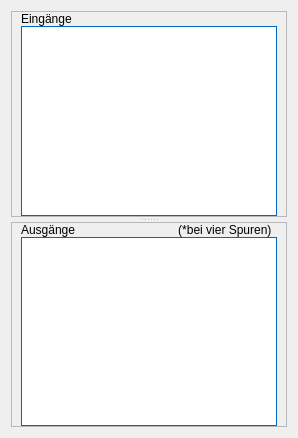
     <widget class="QWidget" name="tab_4" >
      <attribute name="title" >
       <string>I/O</string>
      </attribute>
      <layout class="QGridLayout" >
       <item row="0" column="0" >
        <widget class="QSplitter" name="splitter" >
         <property name="frameShape" >
          <enum>QFrame::NoFrame</enum>
         </property>
         <property name="frameShadow" >
          <enum>QFrame::Plain</enum>
         </property>
         <property name="lineWidth" >
          <number>1</number>
         </property>
         <property name="orientation" >
          <enum>Qt::Vertical</enum>
         </property>
         <property name="handleWidth" >
          <number>5</number>
         </property>
         <widget class="QFrame" name="frame" >
          <property name="frameShape" >
           <enum>QFrame::StyledPanel</enum>
          </property>
          <property name="frameShadow" >
           <enum>QFrame::Raised</enum>
          </property>
          <layout class="QVBoxLayout" >
           <property name="spacing" >
            <number>0</number>
           </property>
           <property name="topMargin" >
            <number>0</number>
           </property>
           <property name="bottomMargin" >
            <number>0</number>
           </property>
           <item>
            <widget class="QLabel" name="label_26" >
             <property name="text" >
              <string>Eingänge</string>
             </property>
            </widget>
           </item>
           <item>
            <widget class="QTableWidget" name="tableWidgetInputSignals" >
             <property name="palette" >
              <palette>
               <active>
                <colorrole role="WindowText" >
                 <brush brushstyle="SolidPattern" >
                  <color alpha="255" >
                   <red>0</red>
                   <green>0</green>
                   <blue>0</blue>
                  </color>
                 </brush>
                </colorrole>
                <colorrole role="Button" >
                 <brush brushstyle="SolidPattern" >
                  <color alpha="255" >
                   <red>0</red>
                   <green>132</green>
                   <blue>255</blue>
                  </color>
                 </brush>
                </colorrole>
                <colorrole role="Light" >
                 <brush brushstyle="SolidPattern" >
                  <color alpha="255" >
                   <red>127</red>
                   <green>194</green>
                   <blue>255</blue>
                  </color>
                 </brush>
                </colorrole>
                <colorrole role="Midlight" >
                 <brush brushstyle="SolidPattern" >
                  <color alpha="255" >
                   <red>63</red>
                   <green>163</green>
                   <blue>255</blue>
                  </color>
                 </brush>
                </colorrole>
                <colorrole role="Dark" >
                 <brush brushstyle="SolidPattern" >
                  <color alpha="255" >
                   <red>0</red>
                   <green>66</green>
                   <blue>127</blue>
                  </color>
                 </brush>
                </colorrole>
                <colorrole role="Mid" >
                 <brush brushstyle="SolidPattern" >
                  <color alpha="255" >
                   <red>0</red>
                   <green>88</green>
                   <blue>170</blue>
                  </color>
                 </brush>
                </colorrole>
                <colorrole role="Text" >
                 <brush brushstyle="SolidPattern" >
                  <color alpha="255" >
                   <red>0</red>
                   <green>0</green>
                   <blue>0</blue>
                  </color>
                 </brush>
                </colorrole>
                <colorrole role="BrightText" >
                 <brush brushstyle="SolidPattern" >
                  <color alpha="255" >
                   <red>255</red>
                   <green>255</green>
                   <blue>255</blue>
                  </color>
                 </brush>
                </colorrole>
                <colorrole role="ButtonText" >
                 <brush brushstyle="SolidPattern" >
                  <color alpha="255" >
                   <red>0</red>
                   <green>0</green>
                   <blue>0</blue>
                  </color>
                 </brush>
                </colorrole>
                <colorrole role="Base" >
                 <brush brushstyle="SolidPattern" >
                  <color alpha="255" >
                   <red>255</red>
                   <green>255</green>
                   <blue>255</blue>
                  </color>
                 </brush>
                </colorrole>
                <colorrole role="Window" >
                 <brush brushstyle="SolidPattern" >
                  <color alpha="255" >
                   <red>0</red>
                   <green>132</green>
                   <blue>255</blue>
                  </color>
                 </brush>
                </colorrole>
                <colorrole role="Shadow" >
                 <brush brushstyle="SolidPattern" >
                  <color alpha="255" >
                   <red>0</red>
                   <green>0</green>
                   <blue>0</blue>
                  </color>
                 </brush>
                </colorrole>
                <colorrole role="AlternateBase" >
                 <brush brushstyle="SolidPattern" >
                  <color alpha="255" >
                   <red>127</red>
                   <green>193</green>
                   <blue>255</blue>
                  </color>
                 </brush>
                </colorrole>
               </active>
               <inactive>
                <colorrole role="WindowText" >
                 <brush brushstyle="SolidPattern" >
                  <color alpha="255" >
                   <red>0</red>
                   <green>0</green>
                   <blue>0</blue>
                  </color>
                 </brush>
                </colorrole>
                <colorrole role="Button" >
                 <brush brushstyle="SolidPattern" >
                  <color alpha="255" >
                   <red>0</red>
                   <green>132</green>
                   <blue>255</blue>
                  </color>
                 </brush>
                </colorrole>
                <colorrole role="Light" >
                 <brush brushstyle="SolidPattern" >
                  <color alpha="255" >
                   <red>127</red>
                   <green>194</green>
                   <blue>255</blue>
                  </color>
                 </brush>
                </colorrole>
                <colorrole role="Midlight" >
                 <brush brushstyle="SolidPattern" >
                  <color alpha="255" >
                   <red>63</red>
                   <green>163</green>
                   <blue>255</blue>
                  </color>
                 </brush>
                </colorrole>
                <colorrole role="Dark" >
                 <brush brushstyle="SolidPattern" >
                  <color alpha="255" >
                   <red>0</red>
                   <green>66</green>
                   <blue>127</blue>
                  </color>
                 </brush>
                </colorrole>
                <colorrole role="Mid" >
                 <brush brushstyle="SolidPattern" >
                  <color alpha="255" >
                   <red>0</red>
                   <green>88</green>
                   <blue>170</blue>
                  </color>
                 </brush>
                </colorrole>
                <colorrole role="Text" >
                 <brush brushstyle="SolidPattern" >
                  <color alpha="255" >
                   <red>0</red>
                   <green>0</green>
                   <blue>0</blue>
                  </color>
                 </brush>
                </colorrole>
                <colorrole role="BrightText" >
                 <brush brushstyle="SolidPattern" >
                  <color alpha="255" >
                   <red>255</red>
                   <green>255</green>
                   <blue>255</blue>
                  </color>
                 </brush>
                </colorrole>
                <colorrole role="ButtonText" >
                 <brush brushstyle="SolidPattern" >
                  <color alpha="255" >
                   <red>0</red>
                   <green>0</green>
                   <blue>0</blue>
                  </color>
                 </brush>
                </colorrole>
                <colorrole role="Base" >
                 <brush brushstyle="SolidPattern" >
                  <color alpha="255" >
                   <red>255</red>
                   <green>255</green>
                   <blue>255</blue>
                  </color>
                 </brush>
                </colorrole>
                <colorrole role="Window" >
                 <brush brushstyle="SolidPattern" >
                  <color alpha="255" >
                   <red>0</red>
                   <green>132</green>
                   <blue>255</blue>
                  </color>
                 </brush>
                </colorrole>
                <colorrole role="Shadow" >
                 <brush brushstyle="SolidPattern" >
                  <color alpha="255" >
                   <red>0</red>
                   <green>0</green>
                   <blue>0</blue>
                  </color>
                 </brush>
                </colorrole>
                <colorrole role="AlternateBase" >
                 <brush brushstyle="SolidPattern" >
                  <color alpha="255" >
                   <red>127</red>
                   <green>193</green>
                   <blue>255</blue>
                  </color>
                 </brush>
                </colorrole>
               </inactive>
               <disabled>
                <colorrole role="WindowText" >
                 <brush brushstyle="SolidPattern" >
                  <color alpha="255" >
                   <red>0</red>
                   <green>66</green>
                   <blue>127</blue>
                  </color>
                 </brush>
                </colorrole>
                <colorrole role="Button" >
                 <brush brushstyle="SolidPattern" >
                  <color alpha="255" >
                   <red>0</red>
                   <green>132</green>
                   <blue>255</blue>
                  </color>
                 </brush>
                </colorrole>
                <colorrole role="Light" >
                 <brush brushstyle="SolidPattern" >
                  <color alpha="255" >
                   <red>127</red>
                   <green>194</green>
                   <blue>255</blue>
                  </color>
                 </brush>
                </colorrole>
                <colorrole role="Midlight" >
                 <brush brushstyle="SolidPattern" >
                  <color alpha="255" >
                   <red>63</red>
                   <green>163</green>
                   <blue>255</blue>
                  </color>
                 </brush>
                </colorrole>
                <colorrole role="Dark" >
                 <brush brushstyle="SolidPattern" >
                  <color alpha="255" >
                   <red>0</red>
                   <green>66</green>
                   <blue>127</blue>
                  </color>
                 </brush>
                </colorrole>
                <colorrole role="Mid" >
                 <brush brushstyle="SolidPattern" >
                  <color alpha="255" >
                   <red>0</red>
                   <green>88</green>
                   <blue>170</blue>
                  </color>
                 </brush>
                </colorrole>
                <colorrole role="Text" >
                 <brush brushstyle="SolidPattern" >
                  <color alpha="255" >
                   <red>0</red>
                   <green>66</green>
                   <blue>127</blue>
                  </color>
                 </brush>
                </colorrole>
                <colorrole role="BrightText" >
                 <brush brushstyle="SolidPattern" >
                  <color alpha="255" >
                   <red>255</red>
                   <green>255</green>
                   <blue>255</blue>
                  </color>
                 </brush>
                </colorrole>
                <colorrole role="ButtonText" >
                 <brush brushstyle="SolidPattern" >
                  <color alpha="255" >
                   <red>0</red>
                   <green>66</green>
                   <blue>127</blue>
                  </color>
                 </brush>
                </colorrole>
                <colorrole role="Base" >
                 <brush brushstyle="SolidPattern" >
                  <color alpha="255" >
                   <red>0</red>
                   <green>132</green>
                   <blue>255</blue>
                  </color>
                 </brush>
                </colorrole>
                <colorrole role="Window" >
                 <brush brushstyle="SolidPattern" >
                  <color alpha="255" >
                   <red>0</red>
                   <green>132</green>
                   <blue>255</blue>
                  </color>
                 </brush>
                </colorrole>
                <colorrole role="Shadow" >
                 <brush brushstyle="SolidPattern" >
                  <color alpha="255" >
                   <red>0</red>
                   <green>0</green>
                   <blue>0</blue>
                  </color>
                 </brush>
                </colorrole>
                <colorrole role="AlternateBase" >
                 <brush brushstyle="SolidPattern" >
                  <color alpha="255" >
                   <red>0</red>
                   <green>132</green>
                   <blue>255</blue>
                  </color>
                 </brush>
                </colorrole>
               </disabled>
              </palette>
             </property>
            </widget>
           </item>
          </layout>
         </widget>
         <widget class="QFrame" name="frame_2" >
          <property name="frameShape" >
           <enum>QFrame::StyledPanel</enum>
          </property>
          <property name="frameShadow" >
           <enum>QFrame::Raised</enum>
          </property>
          <layout class="QVBoxLayout" >
           <property name="spacing" >
            <number>0</number>
           </property>
           <property name="topMargin" >
            <number>0</number>
           </property>
           <property name="bottomMargin" >
            <number>0</number>
           </property>
           <item>
            <widget class="QLabel" name="label_27" >
             <property name="text" >
              <string>Ausgänge                               (*bei vier Spuren)</string>
             </property>
            </widget>
           </item>
           <item>
            <widget class="QTableWidget" name="tableWidgetOutputSignals" >
             <property name="palette" >
              <palette>
               <active>
                <colorrole role="WindowText" >
                 <brush brushstyle="SolidPattern" >
                  <color alpha="255" >
                   <red>0</red>
                   <green>0</green>
                   <blue>0</blue>
                  </color>
                 </brush>
                </colorrole>
                <colorrole role="Button" >
                 <brush brushstyle="SolidPattern" >
                  <color alpha="255" >
                   <red>0</red>
                   <green>132</green>
                   <blue>255</blue>
                  </color>
                 </brush>
                </colorrole>
                <colorrole role="Light" >
                 <brush brushstyle="SolidPattern" >
                  <color alpha="255" >
                   <red>127</red>
                   <green>194</green>
                   <blue>255</blue>
                  </color>
                 </brush>
                </colorrole>
                <colorrole role="Midlight" >
                 <brush brushstyle="SolidPattern" >
                  <color alpha="255" >
                   <red>63</red>
                   <green>163</green>
                   <blue>255</blue>
                  </color>
                 </brush>
                </colorrole>
                <colorrole role="Dark" >
                 <brush brushstyle="SolidPattern" >
                  <color alpha="255" >
                   <red>0</red>
                   <green>66</green>
                   <blue>127</blue>
                  </color>
                 </brush>
                </colorrole>
                <colorrole role="Mid" >
                 <brush brushstyle="SolidPattern" >
                  <color alpha="255" >
                   <red>0</red>
                   <green>88</green>
                   <blue>170</blue>
                  </color>
                 </brush>
                </colorrole>
                <colorrole role="Text" >
                 <brush brushstyle="SolidPattern" >
                  <color alpha="255" >
                   <red>0</red>
                   <green>0</green>
                   <blue>0</blue>
                  </color>
                 </brush>
                </colorrole>
                <colorrole role="BrightText" >
                 <brush brushstyle="SolidPattern" >
                  <color alpha="255" >
                   <red>255</red>
                   <green>255</green>
                   <blue>255</blue>
                  </color>
                 </brush>
                </colorrole>
                <colorrole role="ButtonText" >
                 <brush brushstyle="SolidPattern" >
                  <color alpha="255" >
                   <red>0</red>
                   <green>0</green>
                   <blue>0</blue>
                  </color>
                 </brush>
                </colorrole>
                <colorrole role="Base" >
                 <brush brushstyle="SolidPattern" >
                  <color alpha="255" >
                   <red>255</red>
                   <green>255</green>
                   <blue>255</blue>
                  </color>
                 </brush>
                </colorrole>
                <colorrole role="Window" >
                 <brush brushstyle="SolidPattern" >
                  <color alpha="255" >
                   <red>0</red>
                   <green>132</green>
                   <blue>255</blue>
                  </color>
                 </brush>
                </colorrole>
                <colorrole role="Shadow" >
                 <brush brushstyle="SolidPattern" >
                  <color alpha="255" >
                   <red>0</red>
                   <green>0</green>
                   <blue>0</blue>
                  </color>
                 </brush>
                </colorrole>
                <colorrole role="AlternateBase" >
                 <brush brushstyle="SolidPattern" >
                  <color alpha="255" >
                   <red>127</red>
                   <green>193</green>
                   <blue>255</blue>
                  </color>
                 </brush>
                </colorrole>
               </active>
               <inactive>
                <colorrole role="WindowText" >
                 <brush brushstyle="SolidPattern" >
                  <color alpha="255" >
                   <red>0</red>
                   <green>0</green>
                   <blue>0</blue>
                  </color>
                 </brush>
                </colorrole>
                <colorrole role="Button" >
                 <brush brushstyle="SolidPattern" >
                  <color alpha="255" >
                   <red>0</red>
                   <green>132</green>
                   <blue>255</blue>
                  </color>
                 </brush>
                </colorrole>
                <colorrole role="Light" >
                 <brush brushstyle="SolidPattern" >
                  <color alpha="255" >
                   <red>127</red>
                   <green>194</green>
                   <blue>255</blue>
                  </color>
                 </brush>
                </colorrole>
                <colorrole role="Midlight" >
                 <brush brushstyle="SolidPattern" >
                  <color alpha="255" >
                   <red>63</red>
                   <green>163</green>
                   <blue>255</blue>
                  </color>
                 </brush>
                </colorrole>
                <colorrole role="Dark" >
                 <brush brushstyle="SolidPattern" >
                  <color alpha="255" >
                   <red>0</red>
                   <green>66</green>
                   <blue>127</blue>
                  </color>
                 </brush>
                </colorrole>
                <colorrole role="Mid" >
                 <brush brushstyle="SolidPattern" >
                  <color alpha="255" >
                   <red>0</red>
                   <green>88</green>
                   <blue>170</blue>
                  </color>
                 </brush>
                </colorrole>
                <colorrole role="Text" >
                 <brush brushstyle="SolidPattern" >
                  <color alpha="255" >
                   <red>0</red>
                   <green>0</green>
                   <blue>0</blue>
                  </color>
                 </brush>
                </colorrole>
                <colorrole role="BrightText" >
                 <brush brushstyle="SolidPattern" >
                  <color alpha="255" >
                   <red>255</red>
                   <green>255</green>
                   <blue>255</blue>
                  </color>
                 </brush>
                </colorrole>
                <colorrole role="ButtonText" >
                 <brush brushstyle="SolidPattern" >
                  <color alpha="255" >
                   <red>0</red>
                   <green>0</green>
                   <blue>0</blue>
                  </color>
                 </brush>
                </colorrole>
                <colorrole role="Base" >
                 <brush brushstyle="SolidPattern" >
                  <color alpha="255" >
                   <red>255</red>
                   <green>255</green>
                   <blue>255</blue>
                  </color>
                 </brush>
                </colorrole>
                <colorrole role="Window" >
                 <brush brushstyle="SolidPattern" >
                  <color alpha="255" >
                   <red>0</red>
                   <green>132</green>
                   <blue>255</blue>
                  </color>
                 </brush>
                </colorrole>
                <colorrole role="Shadow" >
                 <brush brushstyle="SolidPattern" >
                  <color alpha="255" >
                   <red>0</red>
                   <green>0</green>
                   <blue>0</blue>
                  </color>
                 </brush>
                </colorrole>
                <colorrole role="AlternateBase" >
                 <brush brushstyle="SolidPattern" >
                  <color alpha="255" >
                   <red>127</red>
                   <green>193</green>
                   <blue>255</blue>
                  </color>
                 </brush>
                </colorrole>
               </inactive>
               <disabled>
                <colorrole role="WindowText" >
                 <brush brushstyle="SolidPattern" >
                  <color alpha="255" >
                   <red>0</red>
                   <green>66</green>
                   <blue>127</blue>
                  </color>
                 </brush>
                </colorrole>
                <colorrole role="Button" >
                 <brush brushstyle="SolidPattern" >
                  <color alpha="255" >
                   <red>0</red>
                   <green>132</green>
                   <blue>255</blue>
                  </color>
                 </brush>
                </colorrole>
                <colorrole role="Light" >
                 <brush brushstyle="SolidPattern" >
                  <color alpha="255" >
                   <red>127</red>
                   <green>194</green>
                   <blue>255</blue>
                  </color>
                 </brush>
                </colorrole>
                <colorrole role="Midlight" >
                 <brush brushstyle="SolidPattern" >
                  <color alpha="255" >
                   <red>63</red>
                   <green>163</green>
                   <blue>255</blue>
                  </color>
                 </brush>
                </colorrole>
                <colorrole role="Dark" >
                 <brush brushstyle="SolidPattern" >
                  <color alpha="255" >
                   <red>0</red>
                   <green>66</green>
                   <blue>127</blue>
                  </color>
                 </brush>
                </colorrole>
                <colorrole role="Mid" >
                 <brush brushstyle="SolidPattern" >
                  <color alpha="255" >
                   <red>0</red>
                   <green>88</green>
                   <blue>170</blue>
                  </color>
                 </brush>
                </colorrole>
                <colorrole role="Text" >
                 <brush brushstyle="SolidPattern" >
                  <color alpha="255" >
                   <red>0</red>
                   <green>66</green>
                   <blue>127</blue>
                  </color>
                 </brush>
                </colorrole>
                <colorrole role="BrightText" >
                 <brush brushstyle="SolidPattern" >
                  <color alpha="255" >
                   <red>255</red>
                   <green>255</green>
                   <blue>255</blue>
                  </color>
                 </brush>
                </colorrole>
                <colorrole role="ButtonText" >
                 <brush brushstyle="SolidPattern" >
                  <color alpha="255" >
                   <red>0</red>
                   <green>66</green>
                   <blue>127</blue>
                  </color>
                 </brush>
                </colorrole>
                <colorrole role="Base" >
                 <brush brushstyle="SolidPattern" >
                  <color alpha="255" >
                   <red>0</red>
                   <green>132</green>
                   <blue>255</blue>
                  </color>
                 </brush>
                </colorrole>
                <colorrole role="Window" >
                 <brush brushstyle="SolidPattern" >
                  <color alpha="255" >
                   <red>0</red>
                   <green>132</green>
                   <blue>255</blue>
                  </color>
                 </brush>
                </colorrole>
                <colorrole role="Shadow" >
                 <brush brushstyle="SolidPattern" >
                  <color alpha="255" >
                   <red>0</red>
                   <green>0</green>
                   <blue>0</blue>
                  </color>
                 </brush>
                </colorrole>
                <colorrole role="AlternateBase" >
                 <brush brushstyle="SolidPattern" >
                  <color alpha="255" >
                   <red>0</red>
                   <green>132</green>
                   <blue>255</blue>
                  </color>
                 </brush>
                </colorrole>
               </disabled>
              </palette>
             </property>
            </widget>
           </item>
          </layout>
         </widget>
        </widget>
       </item>
      </layout>
     </widget>
